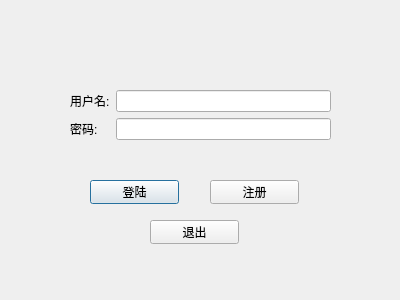
<?xml version="1.0" encoding="UTF-8"?>
<ui version="4.0">
 <class>loginDialog</class>
 <widget class="QDialog" name="loginDialog">
  <property name="geometry">
   <rect>
    <x>0</x>
    <y>0</y>
    <width>400</width>
    <height>300</height>
   </rect>
  </property>
  <property name="windowTitle">
   <string>Dialog</string>
  </property>
  <widget class="QPushButton" name="loginBtn">
   <property name="geometry">
    <rect>
     <x>90</x>
     <y>180</y>
     <width>89</width>
     <height>24</height>
    </rect>
   </property>
   <property name="text">
    <string>登陆</string>
   </property>
  </widget>
  <widget class="QPushButton" name="signUpBtn">
   <property name="geometry">
    <rect>
     <x>210</x>
     <y>180</y>
     <width>89</width>
     <height>24</height>
    </rect>
   </property>
   <property name="text">
    <string>注册</string>
   </property>
  </widget>
  <widget class="QWidget" name="formLayoutWidget">
   <property name="geometry">
    <rect>
     <x>70</x>
     <y>90</y>
     <width>261</width>
     <height>71</height>
    </rect>
   </property>
   <layout class="QFormLayout" name="formLayout">
    <item row="0" column="0">
     <widget class="QLabel" name="userText">
      <property name="text">
       <string>用户名:</string>
      </property>
     </widget>
    </item>
    <item row="0" column="1">
     <widget class="QLineEdit" name="userEdit"/>
    </item>
    <item row="1" column="0">
     <widget class="QLabel" name="pwdText">
      <property name="text">
       <string>密码:</string>
      </property>
     </widget>
    </item>
    <item row="1" column="1">
     <widget class="QLineEdit" name="pwdEdit">
      <property name="echoMode">
       <enum>QLineEdit::Password</enum>
      </property>
     </widget>
    </item>
   </layout>
  </widget>
  <widget class="QPushButton" name="exitBtn">
   <property name="geometry">
    <rect>
     <x>150</x>
     <y>220</y>
     <width>89</width>
     <height>24</height>
    </rect>
   </property>
   <property name="text">
    <string>退出</string>
   </property>
  </widget>
 </widget>
 <resources/>
 <connections>
  <connection>
   <sender>exitBtn</sender>
   <signal>clicked()</signal>
   <receiver>loginDialog</receiver>
   <slot>close()</slot>
   <hints>
    <hint type="sourcelabel">
     <x>194</x>
     <y>231</y>
    </hint>
    <hint type="destinationlabel">
     <x>199</x>
     <y>149</y>
    </hint>
   </hints>
  </connection>
 </connections>
</ui>
